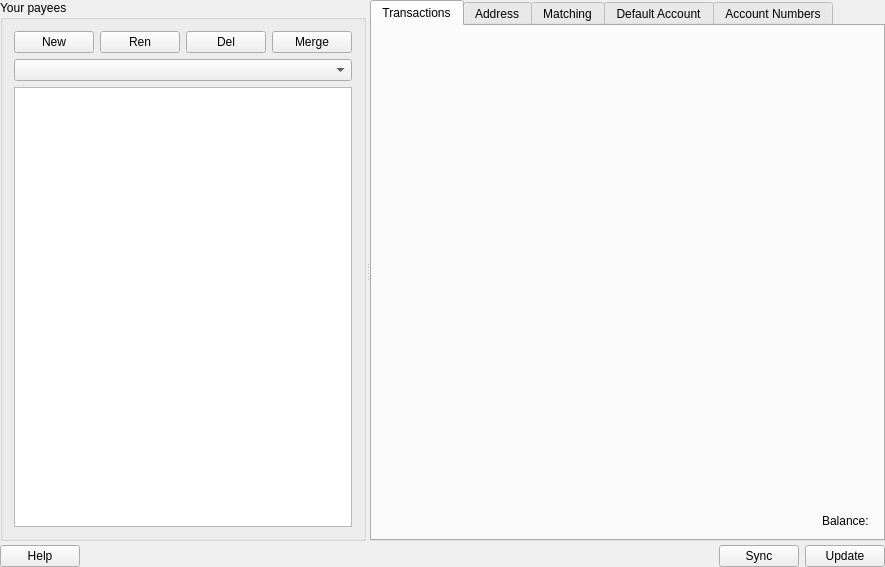
<?xml version="1.0" encoding="UTF-8"?>
<ui version="4.0">
 <class>KPayeesView</class>
 <widget class="QWidget" name="KPayeesView">
  <property name="geometry">
   <rect>
    <x>0</x>
    <y>0</y>
    <width>885</width>
    <height>567</height>
   </rect>
  </property>
  <layout class="QVBoxLayout" name="verticalLayout">
   <property name="spacing">
    <number>4</number>
   </property>
   <property name="margin">
    <number>0</number>
   </property>
   <item>
    <widget class="QSplitter" name="m_splitter">
     <property name="orientation">
      <enum>Qt::Horizontal</enum>
     </property>
     <property name="childrenCollapsible">
      <bool>false</bool>
     </property>
     <widget class="QGroupBox" name="groupBox1">
      <property name="sizePolicy">
       <sizepolicy hsizetype="Expanding" vsizetype="Expanding">
        <horstretch>1</horstretch>
        <verstretch>1</verstretch>
       </sizepolicy>
      </property>
      <property name="title">
       <string>Your payees</string>
      </property>
      <layout class="QVBoxLayout">
       <item>
        <layout class="QHBoxLayout">
         <item>
          <widget class="QPushButton" name="m_newButton">
                       <property name="toolTip">
            <string>Creates a new payee</string>
           </property>
           <property name="whatsThis">
            <string>Use this to create a new payee.</string>
           </property>
           <property name="text">
            <string comment="New payee">New</string>
           </property>
          </widget>
         </item>
         <item>
          <widget class="QPushButton" name="m_renameButton">
                       <property name="toolTip">
            <string>Rename the current selected payee</string>
           </property>
           <property name="whatsThis">
            <string>Use this to start renaming the selected payee.</string>
           </property>
           <property name="text">
            <string>Ren</string>
           </property>
          </widget>
         </item>
         <item>
          <widget class="QPushButton" name="m_deleteButton">
                       <property name="toolTip">
            <string>Delete selected payee(s)</string>
           </property>
           <property name="whatsThis">
            <string>Use this to delete the selected payee. You can also select multiple payees to be deleted.</string>
           </property>
           <property name="text">
            <string>Del</string>
           </property>
           <property name="shortcut">
            <string/>
           </property>
          </widget>
         </item>
         <item>
          <widget class="QPushButton" name="m_mergeButton">
                       <property name="toolTip">
            <string>Merge multiple selected payees</string>
           </property>
           <property name="whatsThis">
            <string>Use this to merge multiple selected payees.</string>
           </property>
           <property name="text">
            <string>Merge</string>
           </property>
          </widget>
         </item>
        </layout>
       </item>
       <item>
        <layout class="QHBoxLayout" name="m_listTopHLayout">
         <item>
          <widget class="KComboBox" name="m_filterBox"/>
         </item>
        </layout>
       </item>
       <item>
        <widget class="QListWidget" name="m_payeesList">
         <property name="sizePolicy">
          <sizepolicy hsizetype="Expanding" vsizetype="Expanding">
           <horstretch>1</horstretch>
           <verstretch>1</verstretch>
          </sizepolicy>
         </property>
         <property name="alternatingRowColors">
          <bool>true</bool>
         </property>
         <property name="selectionMode">
          <enum>QAbstractItemView::ExtendedSelection</enum>
         </property>
        </widget>
       </item>
      </layout>
     </widget>
     <widget class="QTabWidget" name="m_tabWidget">
      <property name="sizePolicy">
       <sizepolicy hsizetype="Expanding" vsizetype="Expanding">
        <horstretch>2</horstretch>
        <verstretch>1</verstretch>
       </sizepolicy>
      </property>
      <property name="currentIndex">
       <number>0</number>
      </property>
      <widget class="QWidget" name="transactionTab">
       <attribute name="title">
        <string>Transactions</string>
       </attribute>
       <layout class="QVBoxLayout" stretch="1,0">
        <item>
         <widget class="KMyMoneyRegister::Register" name="m_register" native="true"/>
        </item>
        <item>
         <widget class="QLabel" name="m_balanceLabel">
          <property name="text">
           <string>Balance: </string>
          </property>
          <property name="alignment">
           <set>Qt::AlignRight|Qt::AlignTrailing|Qt::AlignVCenter</set>
          </property>
          <property name="wordWrap">
           <bool>false</bool>
          </property>
         </widget>
        </item>
       </layout>
      </widget>
      <widget class="QWidget" name="addressTab">
       <attribute name="title">
        <string comment="Street address">Address</string>
       </attribute>
       <layout class="QGridLayout">
        <property name="margin">
         <number>4</number>
        </property>
        <property name="spacing">
         <number>4</number>
        </property>
        <item row="3" column="0">
         <widget class="QLabel" name="TextLabel7">
          <property name="sizePolicy">
           <sizepolicy hsizetype="Fixed" vsizetype="Minimum">
            <horstretch>0</horstretch>
            <verstretch>0</verstretch>
           </sizepolicy>
          </property>
          <property name="minimumSize">
           <size>
            <width>90</width>
            <height>0</height>
           </size>
          </property>
          <property name="text">
           <string comment="E-mail address">E-Mail:</string>
          </property>
          <property name="wordWrap">
           <bool>false</bool>
          </property>
         </widget>
        </item>
        <item row="1" column="0">
         <widget class="QLabel" name="TextLabel5">
          <property name="sizePolicy">
           <sizepolicy hsizetype="Fixed" vsizetype="Minimum">
            <horstretch>0</horstretch>
            <verstretch>0</verstretch>
           </sizepolicy>
          </property>
          <property name="minimumSize">
           <size>
            <width>90</width>
            <height>0</height>
           </size>
          </property>
          <property name="text">
           <string>Postal Code:</string>
          </property>
          <property name="wordWrap">
           <bool>false</bool>
          </property>
         </widget>
        </item>
        <item row="2" column="0">
         <widget class="QLabel" name="TextLabel6">
          <property name="sizePolicy">
           <sizepolicy hsizetype="Fixed" vsizetype="Minimum">
            <horstretch>0</horstretch>
            <verstretch>0</verstretch>
           </sizepolicy>
          </property>
          <property name="minimumSize">
           <size>
            <width>90</width>
            <height>0</height>
           </size>
          </property>
          <property name="text">
           <string>Telephone/Fax:</string>
          </property>
          <property name="wordWrap">
           <bool>false</bool>
          </property>
         </widget>
        </item>
        <item row="4" column="0">
         <widget class="QLabel" name="TextLabel4_2">
          <property name="sizePolicy">
           <sizepolicy hsizetype="Fixed" vsizetype="Minimum">
            <horstretch>0</horstretch>
            <verstretch>0</verstretch>
           </sizepolicy>
          </property>
          <property name="minimumSize">
           <size>
            <width>90</width>
            <height>0</height>
           </size>
          </property>
          <property name="text">
           <string>Notes</string>
          </property>
          <property name="alignment">
           <set>Qt::AlignLeading|Qt::AlignLeft|Qt::AlignTop</set>
          </property>
          <property name="wordWrap">
           <bool>false</bool>
          </property>
         </widget>
        </item>
        <item row="3" column="1">
         <widget class="KLineEdit" name="emailEdit"/>
        </item>
        <item row="0" column="0">
         <widget class="QLabel" name="TextLabel4">
          <property name="sizePolicy">
           <sizepolicy hsizetype="Fixed" vsizetype="Minimum">
            <horstretch>0</horstretch>
            <verstretch>0</verstretch>
           </sizepolicy>
          </property>
          <property name="minimumSize">
           <size>
            <width>90</width>
            <height>0</height>
           </size>
          </property>
          <property name="text">
           <string comment="Street address">Address:</string>
          </property>
          <property name="alignment">
           <set>Qt::AlignLeading|Qt::AlignLeft|Qt::AlignTop</set>
          </property>
          <property name="wordWrap">
           <bool>false</bool>
          </property>
         </widget>
        </item>
        <item row="3" column="2">
                     <widget class="QPushButton" name="m_sendMail">
             <property name="toolTip">
              <string>Creates new e-mail to your payee.</string>
             </property>
             <property name="whatsThis">
              <string>Use this to create new e-mail to your payee.</string>
             </property>
             <property name="text">
              <string>Send</string>
             </property>
            </widget>
        </item>
        <item row="2" column="1" colspan="2">
         <widget class="KLineEdit" name="telephoneEdit"/>
        </item>
        <item row="1" column="1" colspan="2">
         <widget class="KLineEdit" name="postcodeEdit"/>
        </item>
        <item row="0" column="1" colspan="2">
         <widget class="KTextEdit" name="addressEdit">
          <property name="sizePolicy">
           <sizepolicy hsizetype="Expanding" vsizetype="Expanding">
            <horstretch>0</horstretch>
            <verstretch>1</verstretch>
           </sizepolicy>
          </property>
         </widget>
        </item>
        <item row="4" column="1" colspan="2">
         <widget class="KTextEdit" name="notesEdit">
          <property name="sizePolicy">
           <sizepolicy hsizetype="Expanding" vsizetype="Expanding">
            <horstretch>0</horstretch>
            <verstretch>1</verstretch>
           </sizepolicy>
          </property>
         </widget>
        </item>
        <item row="0" column="0">
         <spacer name="spacer6">
          <property name="orientation">
           <enum>Qt::Vertical</enum>
          </property>
          <property name="sizeType">
           <enum>QSizePolicy::Expanding</enum>
          </property>
          <property name="sizeHint" stdset="0">
           <size>
            <width>21</width>
            <height>20</height>
           </size>
          </property>
         </spacer>
        </item>
       </layout>
      </widget>
      <widget class="QWidget" name="matchingTab">
       <attribute name="title">
        <string>Matching</string>
       </attribute>
       <layout class="QVBoxLayout" name="verticalLayout_6">
        <item>
         <layout class="QHBoxLayout" name="horizontalLayout" stretch="0,1,1">
          <item>
           <widget class="QLabel" name="label">
            <property name="text">
             <string>Match method</string>
            </property>
           </widget>
          </item>
          <item>
           <widget class="QComboBox" name="matchTypeCombo"/>
          </item>
          <item>
           <widget class="QCheckBox" name="checkMatchIgnoreCase">
            <property name="text">
             <string>Ignore Case</string>
            </property>
           </widget>
          </item>
         </layout>
        </item>
        <item>
         <widget class="QGroupBox" name="groupBox">
          <property name="title">
           <string>List of matching names</string>
          </property>
          <layout class="QVBoxLayout" name="verticalLayout_4">
           <item>
            <widget class="KEditListWidget" name="matchKeyEditList">
             <property name="sizePolicy">
              <sizepolicy hsizetype="Expanding" vsizetype="Expanding">
               <horstretch>0</horstretch>
               <verstretch>1</verstretch>
              </sizepolicy>
             </property>
             <property name="whatsThis">
              <string>This list contains the names that will match this payee if a transaction is imported from an external source. Keep in mind, that you can specify regular expressions here.</string>
             </property>
             <property name="title" stdset="0">
              <string>List of matching names</string>
             </property>
            </widget>
           </item>
          </layout>
         </widget>
        </item>
       </layout>
      </widget>
      <widget class="QWidget" name="defaultAccountTab">
       <attribute name="title">
        <string>Default Account</string>
       </attribute>
       <layout class="QVBoxLayout">
        <item>
         <widget class="QCheckBox" name="checkEnableDefaultCategory">
          <property name="text">
           <string>Use the default category for
new transactions with this payee</string>
          </property>
         </widget>
        </item>
        <item>
         <layout class="QGridLayout">
          <item row="0" column="0">
           <widget class="QLabel" name="labelDefaultCategory">
            <property name="text">
             <string>Default category:</string>
            </property>
            <property name="wordWrap">
             <bool>false</bool>
            </property>
           </widget>
          </item>
          <item row="0" column="1">
           <widget class="KMyMoneyAccountCombo" name="comboDefaultCategory"/>
          </item>
          <item row="1" column="1">
           <widget class="QPushButton" name="buttonSuggestACategory">
            <property name="text">
             <string>Suggest a category</string>
            </property>
           </widget>
          </item>
         </layout>
        </item>
        <item>
         <spacer name="spacer5">
          <property name="orientation">
           <enum>Qt::Vertical</enum>
          </property>
          <property name="sizeType">
           <enum>QSizePolicy::Expanding</enum>
          </property>
          <property name="sizeHint" stdset="0">
           <size>
            <width>20</width>
            <height>31</height>
           </size>
          </property>
         </spacer>
        </item>
       </layout>
      </widget>
      <widget class="QWidget" name="tabPayeeIdentifiers">
       <attribute name="title">
        <string>Account Numbers</string>
       </attribute>
       <layout class="QVBoxLayout" name="verticalLayout_5">
        <item>
         <widget class="KPayeeIdentifierView" name="payeeIdentifiers" native="true"/>
        </item>
       </layout>
      </widget>
     </widget>
    </widget>
   </item>
   <item>
    <layout class="QHBoxLayout" name="horizontalLayout_2">
     <item>
      <widget class="QPushButton" name="m_helpButton">
       <property name="sizePolicy">
        <sizepolicy hsizetype="Minimum" vsizetype="Fixed">
         <horstretch>0</horstretch>
         <verstretch>0</verstretch>
        </sizepolicy>
       </property>
       <property name="text">
        <string>Help</string>
       </property>
      </widget>
     </item>
     <item>
      <spacer name="spacer14">
       <property name="orientation">
        <enum>Qt::Horizontal</enum>
       </property>
       <property name="sizeType">
        <enum>QSizePolicy::Expanding</enum>
       </property>
       <property name="sizeHint" stdset="0">
        <size>
         <width>260</width>
         <height>21</height>
        </size>
       </property>
      </spacer>
     </item>
     <item>
            <widget class="QPushButton" name="m_syncAddressbook">
       <property name="toolTip">
        <string>Fetches the payee's data from your addressbook.</string>
       </property>
       <property name="whatsThis">
        <string>Use this to fetch payee's data.</string>
       </property>
       <property name="text">
        <string>Sync</string>
       </property>
      </widget>
     </item>
     <item>
      <widget class="QPushButton" name="m_updateButton">
       <property name="sizePolicy">
        <sizepolicy hsizetype="Minimum" vsizetype="Fixed">
         <horstretch>0</horstretch>
         <verstretch>0</verstretch>
        </sizepolicy>
       </property>
                <property name="toolTip">
        <string>Accepts the entered data and stores it</string>
       </property>
       <property name="whatsThis">
        <string>Use this to accept the modified data.</string>
       </property>
       <property name="text">
        <string>Update</string>
       </property>
      </widget>
     </item>
    </layout>
   </item>
  </layout>
 </widget>
 <layoutdefault spacing="6" margin="11"/>
 <customwidgets>
  <customwidget>
   <class>KEditListWidget</class>
   <extends>QWidget</extends>
   <header>keditlistwidget.h</header>
  </customwidget>
  <customwidget>
   <class>KComboBox</class>
   <extends>QComboBox</extends>
   <header>kcombobox.h</header>
  </customwidget>
  <customwidget>
   <class>KLineEdit</class>
   <extends>QLineEdit</extends>
   <header>klineedit.h</header>
  </customwidget>
  <customwidget>
   <class>KTextEdit</class>
   <extends>QTextEdit</extends>
   <header>ktextedit.h</header>
  </customwidget>
  <customwidget>
   <class>KMyMoneyRegister::Register</class>
   <extends>QWidget</extends>
   <header>register.h</header>
  </customwidget>
  <customwidget>
   <class>KMyMoneyAccountCombo</class>
   <extends>KComboBox</extends>
   <header>kmymoneyaccountcombo.h</header>
   <container>1</container>
  </customwidget>
  <customwidget>
   <class>KPayeeIdentifierView</class>
   <extends>QWidget</extends>
   <header>kpayeeidentifierview.h</header>
   <container>1</container>
  </customwidget>
 </customwidgets>
 <tabstops>
  <tabstop>m_tabWidget</tabstop>
  <tabstop>m_payeesList</tabstop>
  <tabstop>m_newButton</tabstop>
  <tabstop>m_renameButton</tabstop>
  <tabstop>m_deleteButton</tabstop>
  <tabstop>m_mergeButton</tabstop>
  <tabstop>m_filterBox</tabstop>
  <tabstop>addressEdit</tabstop>
  <tabstop>postcodeEdit</tabstop>
  <tabstop>telephoneEdit</tabstop>
  <tabstop>emailEdit</tabstop>
  <tabstop>m_sendMail</tabstop>
  <tabstop>notesEdit</tabstop>
  <tabstop>matchTypeCombo</tabstop>
  <tabstop>checkMatchIgnoreCase</tabstop>
  <tabstop>checkEnableDefaultCategory</tabstop>
  <tabstop>comboDefaultCategory</tabstop>
  <tabstop>buttonSuggestACategory</tabstop>
  <tabstop>m_helpButton</tabstop>
  <tabstop>m_syncAddressbook</tabstop>
  <tabstop>m_updateButton</tabstop>
 </tabstops>
 <includes>
  <include location="local">../widgets/kmymoneyaccountcombo.h</include>
 </includes>
 <resources/>
 <connections/>
</ui>
